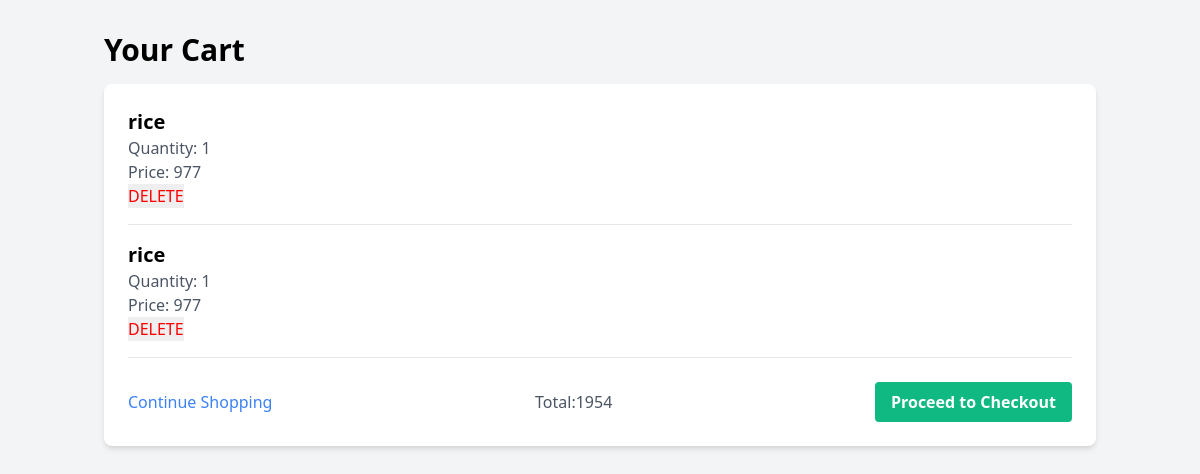
The page /cart (signed in) on the database its author committed.
### app/models.py (models this page shows, shortened)
class Cart_Items(db.Model):
    id:so.Mapped[int] = so.mapped_column(primary_key=True)
    name: so.Mapped[str]=so.mapped_column(sa.String(128))
    quantity: so.Mapped[int] = so.mapped_column()
    price:so.Mapped[int]=so.mapped_column()
    description: so.Mapped[str] = so.mapped_column(sa.String(256))
    user_id = db.Column(db.Integer, db.ForeignKey('user.id'))
    author:so.Mapped[User] = so.relationship(back_populates='cart_items')

### app/routes.py (the view)
@app.route('/cart',methods=['POST','GET'])
@login_required
def cart():
    query1 = sa.select(Products).order_by(Products.id.desc())
    products = db.session.scalars(query1).all()
    total=0
    if request.method == "POST":
        productname = request.form['productname']
        quantity =request.form['quantity']
        description = request.form['special_instructions']
        for p in products:
            if productname == p.name:
                newp= Cart_Items(name=p.name,quantity=int(quantity),price=int(p.price),description=description,author=current_user)
                newcarted = Carted(username=current_user.username,carted_pname=p.name)
                db.session.add(newcarted)
                db.session.add(newp)
                db.session.commit()
                query = sa.select(Cart_Items).where(Cart_Items.user_id == current_user.id)
                my_items = db.session.scalars(query).all()
                for item in my_items:
                    total=total+(item.price*item.quantity)
                return render_template('cart.html',cart_items=my_items,total=total)
    else:
        query = sa.select(Cart_Items).where(Cart_Items.user_id == current_user.id).order_by(Cart_Items.id.desc())
        my_items = db.session.scalars(query).all()
        for item in my_items:
            total=total+(item.price*item.quantity)
        return render_template('cart.html',cart_items=my_items,total=total)

### app/routes.py (called while the page is built)
@login.user_loader
def load_user(id):
    return db.session.get(User,int(id))

### app/templates/cart.html (shortened to what this page needs)
<!DOCTYPE html>
<html lang="en">
<head>
    <link href="https://cdn.jsdelivr.net/npm/tailwindcss@2.2.19/dist/tailwind.min.css" rel="stylesheet">
</head>
<body class="bg-gray-100">
    <div class="container mx-auto px-4 py-8">
        <h1 class="text-3xl font-bold mb-4">Your Cart</h1>
        {% if cart_items %}
            <div class="bg-white shadow-md rounded-lg p-6">
                {% for item in cart_items %}
                    <div class="mb-4 pb-4 border-b">
                        <h3 class="text-xl font-bold">{{ item.name}}</h3>
                        <p class="text-gray-600">Quantity: {{ item.quantity }}</p>
                        <p class="text-gray-600">Price: {{ item.price }}</p>
                        <form method='post' action='/delete'>
                            <input type='submit' value='DELETE' style="color:red">
                        </form>
                    </div>
                {% endfor %}
                <div class="mt-6 flex justify-between items-center">
                    <a href="{{ url_for('index') }}" class="text-blue-500 hover:text-blue-700">Continue Shopping</a>
                    <p class="text-gray-600">Total:{{ total }}</p>
                    <a href="{{url_for('payment')}}" class="bg-green-500 hover:bg-green-700 text-white font-bold py-2 px-4 rounded">
                        Proceed to Checkout
                    </a>
                </div>
            </div>
        {% else %}
            <p class="text-xl">Your cart is empty.</p>
            <a href="{{ url_for('index') }}" class="mt-4 inline-block text-blue-500 hover:text-blue-700">Back to Menu</a>
        {% endif %}
    </div>
</body>
</html>

### rows shown on the page
Cart_Items: name "rice", quantity "1", price "977"
Cart_Items: name "rice", quantity "1", price "977"

### other values the page prints
{{ total }} "1954"
